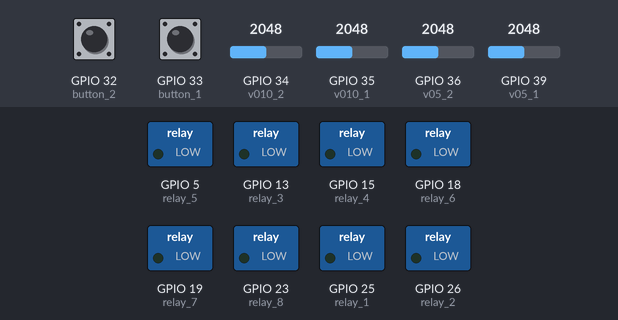
Bench run of a sketch on a simulated ESP32. On the bench: switched loads named in the sketch (green lamp = pin HIGH). The inputs (shaded band) are chosen by the test bench; at power-on: GPIO 32 (button_2) HIGH, GPIO 33 (button_1) HIGH, GPIO 34 (v010_2) = 2048, GPIO 35 (v010_1) = 2048, GPIO 36 (v05_2) = 2048, GPIO 39 (v05_1) = 2048. What the sketch prints to the serial monitor is not drawn.

Above: at 15.1 s.
At 45.2 s:
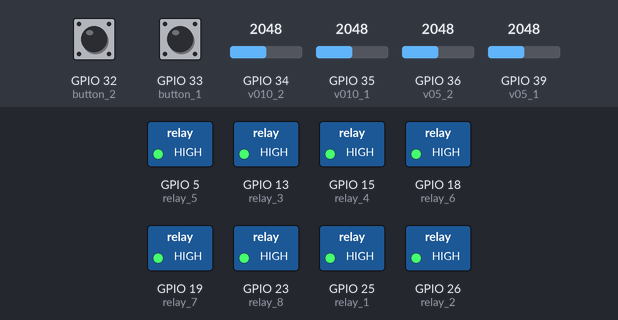
Timing chart, 0 to 78.4 s (numbered marks = the images above):
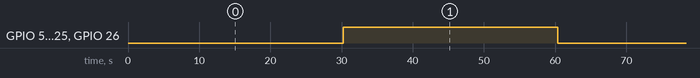

Measured:
- by itself, GPIO 5 (relay_5), GPIO 13 (relay_3), GPIO 15 (relay_4), GPIO 18 (relay_6), GPIO 19 (relay_7), GPIO 23 (relay_8), GPIO 25 (relay_1), GPIO 26 (relay_2): alternates HIGH for 30.1 s and LOW for 30.1 s

The sketch:

v05-gen.ino
```cpp
#define v05_2 36
#define v05_1 39
#define v010_2 34
#define v010_1 35

#define relay_1 25
#define relay_2 26
#define relay_3 13
#define relay_4 15
#define relay_5 5
#define relay_6 18
#define relay_7 19
#define relay_8 23

#define button_1 33
#define button_2 32

uint32_t timer_cur = 0;
uint32_t timer_max = 30000;

void setup()
{
  Serial.begin(9600);

  pinMode(v05_1, INPUT);
  pinMode(v05_2, INPUT);
  pinMode(v010_2, INPUT);
  pinMode(v010_1, INPUT);
  pinMode(button_1, INPUT_PULLUP);
  pinMode(button_2, INPUT_PULLUP);

  pinMode(relay_1, OUTPUT);
  pinMode(relay_2, OUTPUT);
  pinMode(relay_3, OUTPUT);
  pinMode(relay_4, OUTPUT);
  pinMode(relay_5, OUTPUT);
  pinMode(relay_6, OUTPUT);
  pinMode(relay_7, OUTPUT);
  pinMode(relay_8, OUTPUT);
}

void loop()
{
  int val = 0;

  val = analogRead(v05_1);
  Serial.print("v05_1 - PIN 39: ");
  Serial.println(val);

  val = analogRead(v05_2);
  Serial.print("v05_2 - PIN 36: ");
  Serial.println(val);

  val = analogRead(v010_2);
  Serial.print("v010_2 - PIN 34: ");
  Serial.println(val);
  val = analogRead(v010_1);
  Serial.print("v010_1 - PIN 35: ");
  Serial.println(val);

  Serial.print("BTN 1 - PIN 33: ");
  Serial.println(digitalRead(button_1));
  Serial.print("BTN 2 - PIN 32: ");
  Serial.println(digitalRead(button_2));
  if (millis() - timer_cur > timer_max)
  {
    timer_cur = millis();
    digitalWrite(relay_1, !digitalRead(relay_1));
    digitalWrite(relay_2, !digitalRead(relay_2));
    digitalWrite(relay_3, !digitalRead(relay_3));
    digitalWrite(relay_4, !digitalRead(relay_4));
    digitalWrite(relay_5, !digitalRead(relay_5));
    digitalWrite(relay_6, !digitalRead(relay_6));
    digitalWrite(relay_7, !digitalRead(relay_7));
    digitalWrite(relay_8, !digitalRead(relay_8));
  }

  Serial.println();
  delay(500);

  /*
  int ppb = 10000;
  if (ppb > 9999)
  {
    ppb = 9999;
  }
  // send 0-10V
  uint8_t pwm_val = map(ppb, 0, 10000, 0, 255);
  analogWrite(ledPin, pwm_val);

  Serial.print(ppb);
  Serial.print(" - ");
  Serial.println(pwm_val);

  delay(500);
  */
}
```
